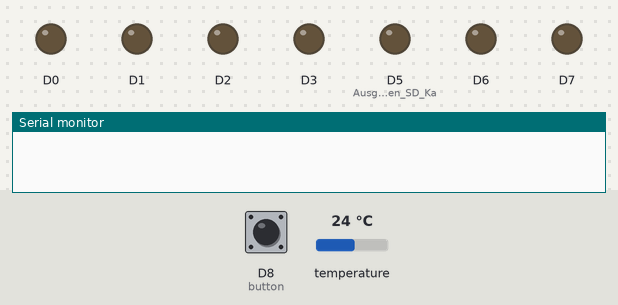
Bench run of a sketch on a simulated Arduino MKR. Shown: output pins drawn as LEDs (lit = HIGH), the last lines printed to the serial monitor. The inputs (shaded band) are chosen by the test bench; at power-on: D8 (button) HIGH, temperature 24 °C.

Above: at 1.2 s.
1.3 s: D8 (button) pulled LOW for 0.15 s
At 2.0 s:
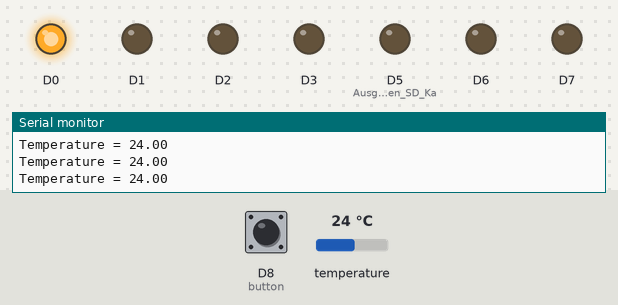
2.9 s: temperature set to 25.9 °C
At 4.1 s:
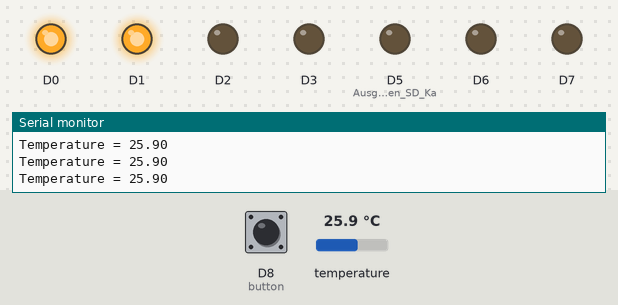
4.4 s: temperature set to 26.6 °C
5.9 s: temperature set to 27.7 °C
At 6.6 s:
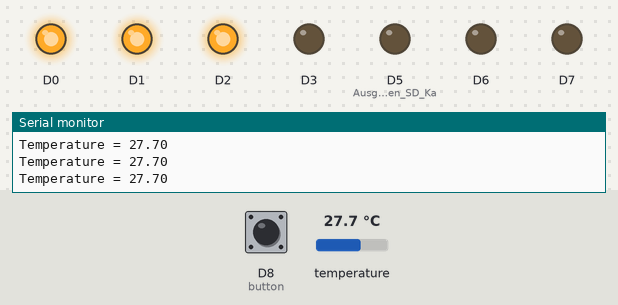
7.4 s: temperature set to 29.7 °C
At 7.7 s:
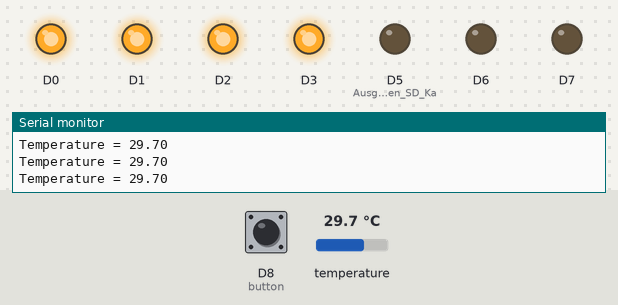
8.9 s: temperature set to 41 °C
At 9.5 s:
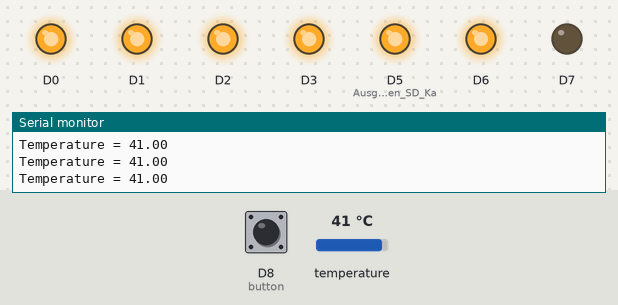
Timing chart, 0 to 11.4 s (numbered marks = the images above; inputs shaded):
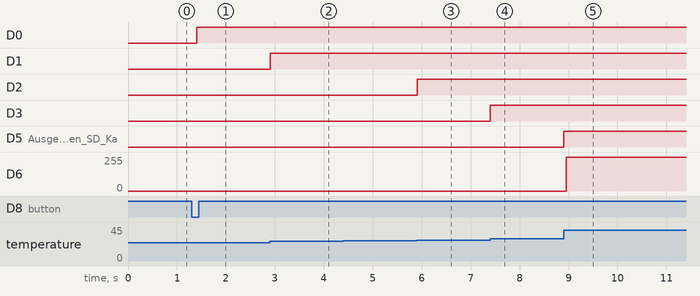

The sketch:

Test_mit_DB_Temp_MS.ino
```cpp
#include <Arduino_MKRENV.h>
#define MIC A0

const int button = 8;     // button pin

// CountButton  //////////////////////////////////////////////////
int buttonState = 0;
int count_value = 0;
int prestate = 0;

// DBMeter ////////////////////////////////////////////////////
int adc;
int dB, PdB; //the variable that will hold the value read from the microphone each time

void setup() {
  pinMode(button, INPUT_PULLUP);      // initialize the pushbutton pin as an input:
  pinMode(0, OUTPUT);
  pinMode(1, OUTPUT);
  pinMode(2, OUTPUT);
  pinMode(3, OUTPUT);
  pinMode(5, OUTPUT); // Ausgeklammert wegen SD Karte welche auch auf PIN 4 ist
  pinMode(6, OUTPUT);
  pinMode(7, OUTPUT);

  Serial.begin(9600);
  while (!Serial);

  if (!ENV.begin()) {
    Serial.println("Failed to initialize MKR ENV shield!");
    while (1);
  }
}

void loop() {

  // read the state of the pushbutton value:
  buttonState = digitalRead(button);

  // check if the pushbutton is pressed. If it is, then the buttonState is HIGH:
  if (buttonState == LOW && prestate == 0) {
    count_value++;
    Serial.println(count_value);
    delay(100);
    prestate = 1;
  } else if(buttonState == HIGH) {
    prestate = 0;
  }

  if (count_value == 1){

/////Temp//////
       float temperature = ENV.readTemperature();

       // print each of the sensor values
       Serial.print("Temperature = ");
       Serial.print(temperature);

       Serial.println();
       if (temperature<19.99)  {digitalWrite(6, HIGH);} else {digitalWrite(6, LOW);}
       if (temperature>20.00)  {digitalWrite(0, HIGH);} else {digitalWrite(0, LOW);}
       if (temperature>25.00)  {digitalWrite(1, HIGH);} else {digitalWrite(1, LOW);}
       if (temperature>27.00)  {digitalWrite(2, HIGH);} else {digitalWrite(2, LOW);}
       if (temperature>29.00) {digitalWrite(3, HIGH);} else {digitalWrite(3, LOW);}
       if (temperature>31.00) {digitalWrite(5, HIGH);} else {digitalWrite(5, LOW);}
       if (temperature>35.00) {digitalWrite(6, HIGH);} else {digitalWrite(6, LOW);}

  buttonState;
  }

  if (count_value == 2){

/////DB/////
     adc= analogRead(MIC); //Read the ADC value from amplifer
     Serial.println (adc);//Print ADC for initial calculation
     dB = (adc+83.2073) / 11.003; //Convert ADC value to dB using Regression values

     if (dB>50) {digitalWrite(0, HIGH);} else {digitalWrite(0, LOW);}
     if (dB>60) {digitalWrite(1, HIGH);} else {digitalWrite(1, LOW);}
     if (dB>70) {digitalWrite(2, HIGH);} else {digitalWrite(2, LOW);}
     if (dB>80) {digitalWrite(3, HIGH);} else {digitalWrite(3, LOW);}
     if (dB>90) {digitalWrite(5, HIGH);} else {digitalWrite(5, LOW);}
     if (dB>100) {digitalWrite(6, HIGH);} else {digitalWrite(6, LOW);}

  buttonState;
  }
  if (count_value == 3){
    count_value =0;
  buttonState;
  }
}
```

Measured:
- the behaviour switches between 25 and 25.1 °C on temperature (found by bisection; images 1 and 2)
- the behaviour switches between 27 and 27.1 °C on temperature (found by bisection; images 2 and 3)
- the behaviour switches between 29 and 29.1 °C on temperature (found by bisection; images 3 and 4)
- after the input at 1.3 s, D0: LOW → HIGH after 0.11 s
- after the input at 2.9 s, D1: LOW → HIGH at once
- after the input at 5.9 s, D2: LOW → HIGH at once
- after the input at 7.4 s, D3: LOW → HIGH at once
- after the input at 8.9 s, D5 (Ausgeklammert_wegen_SD_Ka): LOW → HIGH at once; D6: 0/255 → 254/255 after 0.05 s
